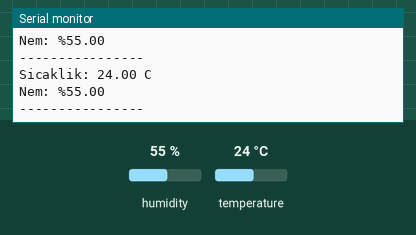
This program was run on a simulated ESP8266 (NodeMCU). Shown: the last lines printed to the serial monitor. The inputs (shaded band) are chosen by the test bench; at power-on: humidity 55 %, temperature 24 °C.

Above: at 2.8 s.
2.9 s: humidity set to 22 %
At 4.6 s:
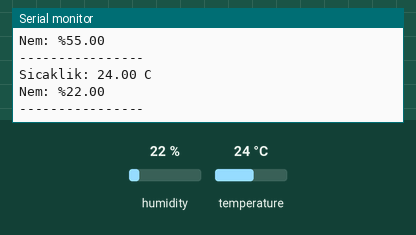
5.6 s: temperature set to 12 °C
At 7.1 s:
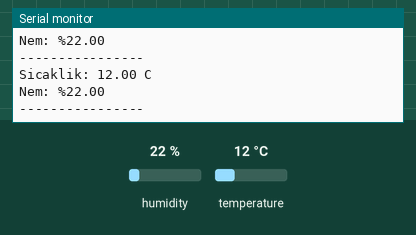
8.3 s: humidity set to 40 %
At 10.6 s:
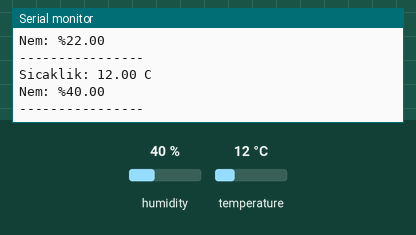
Timing chart, 0 to 12.1 s (numbered marks = the images above; inputs shaded):
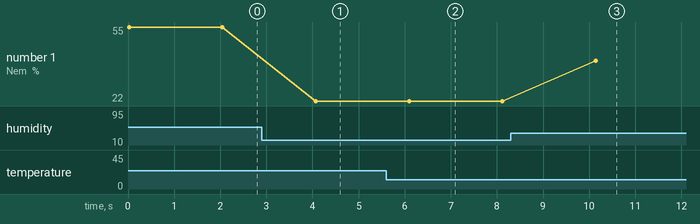

The program:

main.cpp
```cpp
#include <Arduino.h>
#include <DHT.h>

#define DHTPIN D2
#define DHTTYPE DHT11

DHT dht(DHTPIN, DHTTYPE);

void setup() {
    Serial.begin(115200);
    dht.begin();

    Serial.println("DHT11 baslatildi!");
}

void loop() {
    float sicaklik = dht.readTemperature();
    float nem = dht.readHumidity();

    if (isnan(sicaklik) || isnan(nem)) {
        Serial.println("DHT11 okuma hatasi!");
    }
    else {
        Serial.print("Sicaklik: ");
        Serial.print(sicaklik);
        Serial.println(" C");

        Serial.print("Nem: %");
        Serial.println(nem);

        Serial.println("----------------");
    }

    delay(2000);
}
```

Measured:
- after the input at 2.9 s, the serial monitor: prints a new line after 1.2 s (image 1)
- after the input at 5.6 s, the serial monitor: prints a new line after 0.49 s (image 2)
- after the input at 8.3 s, the serial monitor: prints a new line after 1.8 s (image 3)
- plotted number 1: 55 → 22 after the input at 2.9 s, 22 → 40 after the input at 8.3 s
